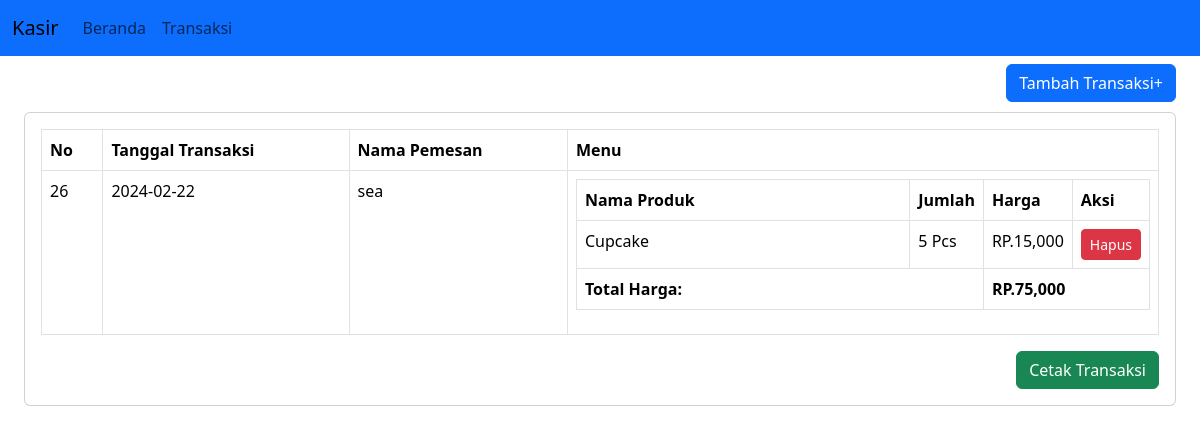
Page /daftar-transaksi.php on the committed database.
### tables this page shows
CREATE TABLE `penjualan` (
  `PenjualanID` int(11) NOT NULL,
  `TanggalPenjualan` date NOT NULL,
  `TotalHarga` decimal(10,2) NOT NULL,
  `PelangganID` int(11) NOT NULL
);

CREATE TABLE `pelanggan` (
  `PelangganID` int(11) NOT NULL,
  `NamaPelanggan` varchar(255) NOT NULL,
  `NoMeja` int(11) NOT NULL,
  `NomorTelpon` varchar(15) NOT NULL
);

CREATE TABLE `produk` (
  `ProdukID` int(11) NOT NULL,
  `NamaProduk` varchar(255) NOT NULL,
  `Harga` decimal(10,2) NOT NULL,
  `Stok` int(11) NOT NULL,
  `terjual` int(11) NOT NULL,
  `foto` varchar(255) DEFAULT NULL
);

CREATE TABLE `detailpenjualan` (
  `DetailID` int(11) NOT NULL,
  `PenjualanID` int(11) NOT NULL,
  `ProdukID` int(11) NOT NULL,
  `JumlahProduk` int(11) NOT NULL,
  `Subtotal` decimal(10,2) NOT NULL
);

### daftar-transaksi.php (the view, shortened to what this page needs)
<?php
include("header.php");
?>
<body>
      <nav class="navbar navbar-expand-lg navbar-primary bg-primary fixed-top">
        <div class="container-fluid">
            <a class="navbar-brand" href="#">Kasir</a>
            <div class="navbar-collapse">
                <ul class="navbar-nav">
                    <li class="nav-item">
                        <a class="nav-link" href="pilih-menu.php">Beranda</a>
                    </li>
                    <li class="nav-item">
                        <a class="nav-link" href="transaksi.php">Transaksi</a>
                    </li>
                </ul>
            </div>
        </div>
    </nav>
        <div class="p-4" id="main-content">
          <a href="transaksi.php" class="btn btn-md btn-primary float-end">Tambah Transaksi+</a>
          <div class="card mt-5">
            <div class="card-body">
            <table class="table table-bordered">
		<thead>
			<tr>
				<th>No</th>
				<th>Tanggal Transaksi</th>
        <th>Nama Pemesan</th>
				<th>Menu</th>
			</tr>
		</thead>
		<tbody>
        <?php
            include("koneksi/koneksi.php");
            $sql = $con->query("SELECT * FROM penjualan ORDER BY PenjualanID DESC LIMIT 1");
            while ($data= $sql->fetch_assoc()) {
        ?>
              <tr>
                <td><?php echo $data['PenjualanID']?></td>
                <td><?php echo $data['TanggalPenjualan']?></td>
                <td>
                  <?php
                    $sql2 = $con->query("SELECT * FROM pelanggan WHERE PelangganID = '".$data['PenjualanID']."'");
                    while ($data2= $sql2->fetch_assoc()) {
                      echo $data2['NamaPelanggan'];
                    }
                  ?>
                </td>
                <td>
                    <table class="table table-bordered">
                        <thead>
                            <tr>
                                <th>Nama Produk</th>
                                <th class="col-1">Jumlah</th>
                                <th class="col-1">Harga</th>
                                <th class="col-1">Aksi</th>
                            </tr>
                        </thead>
                        <tbody>
                        <?php
                          $sql3 = $con->query("SELECT * FROM detailpenjualan WHERE DetailID = '" . $data['PenjualanID'] . "'");
                          $totalharga = 0;
                          while ($data3= $sql3->fetch_assoc()) {
                        ?>
                            <tr>
                              <td>
                              <?php
                                $sql4 = $con->query("SELECT * FROM produk WHERE ProdukID = '" . $data3['ProdukID'] . "' ");
                                while ($data4= $sql4->fetch_assoc()) {
                                    echo $data4['NamaProduk'];
                                }
                              ?>
                              </td>
                              <td><?php echo $data3['JumlahProduk']?> Pcs</td>
                              <td>RP.<?php echo number_format($data3['Subtotal']) ?></td>
                              <td><?php echo"<a href='hapus-menu.php?id=$data3[PenjualanID]' class='btn btn-sm btn-danger'>Hapus</a>" ?></td>
                            </tr>
                            <?php
                              $totalproduk = $data3['JumlahProduk'] * $data3['Subtotal'];
                              $totalharga += $totalproduk;
                            }
                            ?>
                            <tr>
                            <td colspan='2'><strong>Total Harga:</strong></td>
                            <td colspan='2'><strong>RP.<?php echo number_format("$totalharga") ?></strong></td>
                            </tr>
                        </tbody>
                    </table>
                </td>
                <?php
                echo "</tr>";
            }
        ?>
		</tbody>
	</table>
  <a href="cetaktransaksi.php" target="_blank" class="btn btn-md btn-success float-end">Cetak Transaksi</a>
            </div>
          </div>
        </div>
</body>

### daftar-transaksi.php (style rules this page uses)
#main-content { margin-top: 40px; }

### rows in the picture
penjualan: PenjualanID "26", TanggalPenjualan "2024-02-22", totalharga "75,000"
pelanggan: NamaPelanggan "sea"
detailpenjualan: JumlahProduk "5", Subtotal "15,000"
produk: NamaProduk "Cupcake"
